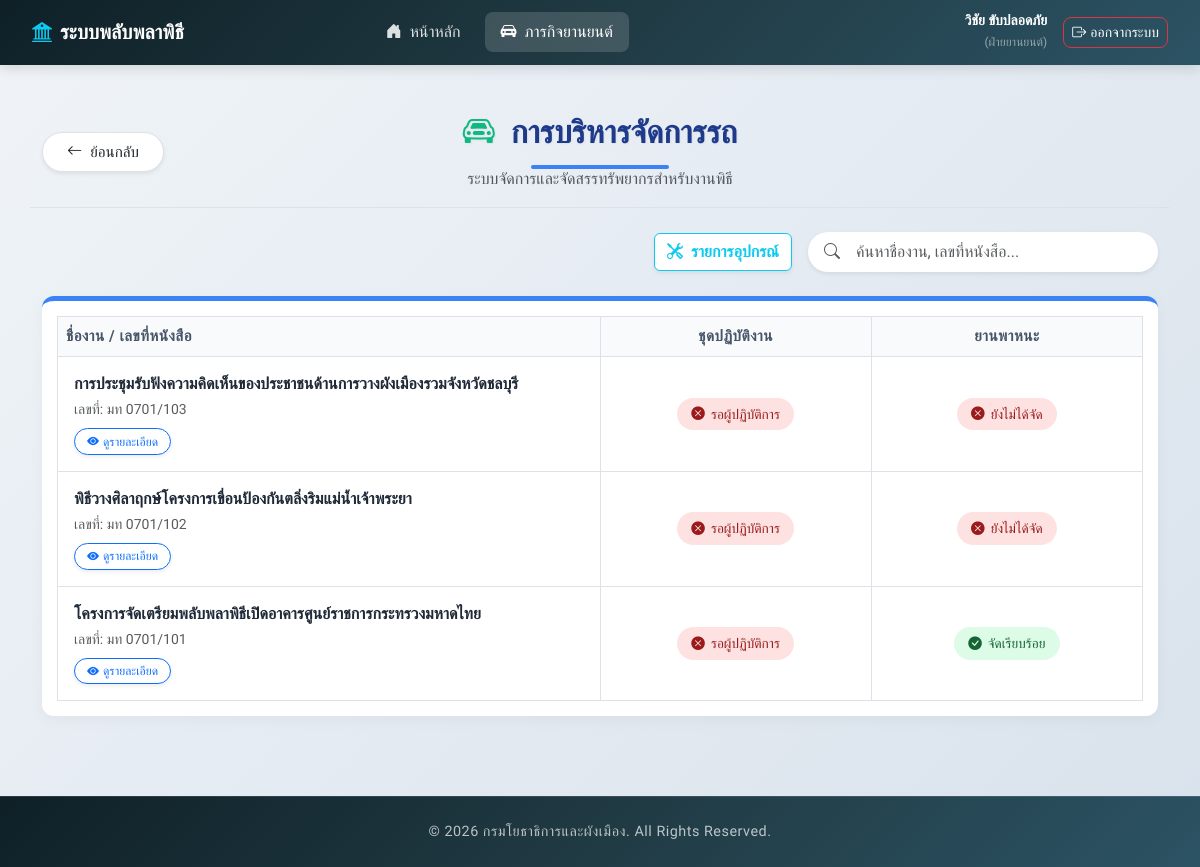
The app's page /select_mission.php (signed in) with its own data.
### tables this page shows
CREATE TABLE IF NOT EXISTS `documents` (
  `id` int(11) NOT NULL AUTO_INCREMENT,
  `fiscal_year` varchar(4) DEFAULT NULL,
  `doc_number` varchar(100) DEFAULT NULL,
  `source_doc_number` varchar(100) DEFAULT NULL,
  `doc_name` varchar(255) NOT NULL,
  `description` text DEFAULT NULL,
  `doc_detail` text DEFAULT NULL,
  `job_type` varchar(100) DEFAULT NULL,
  `job_type_other` varchar(255) DEFAULT NULL,
  `host_agency` varchar(255) DEFAULT NULL,
  `host_agency_affiliation` varchar(255) DEFAULT NULL,
  `coordinator` varchar(255) DEFAULT NULL,
  `coordinator_1_name` varchar(150) DEFAULT NULL,
  `coordinator_1_phone` varchar(50) DEFAULT NULL,
  `coordinator_2_name` varchar(150) DEFAULT NULL,
  `coordinator_2_phone` varchar(50) DEFAULT NULL,
  `job_id` varchar(50) DEFAULT NULL,
  `staff_id` int(11) DEFAULT NULL,
  `location` varchar(255) DEFAULT NULL,
  `venue_name` varchar(255) DEFAULT NULL,
  `venue_province` varchar(100) DEFAULT NULL,
  `venue_district` varchar(100) DEFAULT NULL,
  `venue_subdistrict` varchar(100) DEFAULT NULL,
  `event_start_date` date DEFAULT NULL,
  `event_end_date` date DEFAULT NULL,
  `pre_meeting_date` date DEFAULT NULL,
  `equipment_borrow_date` date DEFAULT NULL,
  `dpt_work_start` datetime DEFAULT NULL,
  `dpt_work_end` datetime DEFAULT NULL,
  `received_date` datetime DEFAULT NULL,
  `dpt_receive_number` varchar(100) DEFAULT NULL,
  `dpt_receive_date` date DEFAULT NULL,
  `division_receive_number` varchar(100) DEFAULT NULL,
  `division_receive_date` date DEFAULT NULL,
  `created_by` varchar(100) DEFAULT NULL,
  `sent_to` int(11) DEFAULT NULL,
  `created_at` timestamp NOT NULL DEFAULT CURRENT_TIMESTAMP,
  `updated_at` timestamp NOT NULL DEFAULT CURRENT_TIMESTAMP ON UPDATE CURRENT_TIMESTAMP,
  `doc_status` varchar(50) DEFAULT 'pending',
  `attachment_file` varchar(255) DEFAULT NULL,
  `remark` text DEFAULT NULL,
  `is_acknowledged` tinyint(1) NOT NULL DEFAULT 0,
  PRIMARY KEY (`id`),
  KEY `idx_documents_sent_to` (`sent_to`),
  KEY `idx_documents_doc_status` (`doc_status`)
);

### includes/auth.php (called while the page is built, shortened)
<?php
function current_user_role(): string
{
    return (string)($_SESSION['role'] ?? '');
}
function is_logged_in(): bool
{
    return !empty($_SESSION['user_id']);
}
function has_role(array|string $roles): bool
{
    $currentRole = current_user_role();
    return in_array($currentRole, $roles, true);
}
    ?>

### select_mission.php (the view, shortened to what this page needs)
<?php
require_once __DIR__ . '/includes/auth.php';
$conn = get_db();
$is_head = has_role([ROLE_HEAD_VEHICLE, ROLE_SUPER_ADMIN]);
$limit = 10;
$page = isset($_GET['page']) && is_numeric($_GET['page']) ? (int)$_GET['page'] : 1;
$offset = ($page - 1) * $limit;
$query = "
    SELECT d.*,
    -- นับเฉพาะคนที่อยู่ใน 'ฝ่ายปฏิบัติการ' และไม่ใช่ 'ผู้ประสานงาน' (sent_to)
    (
        SELECT COUNT(ja.id)
        FROM job_assignments ja
        INNER JOIN users u ON ja.staff_name = CONCAT(u.fname, ' ', u.lname)
        WHERE ja.job_id = d.id
          AND u.role IN ('staff_operation', 'head_operation')
          AND (d.sent_to IS NULL OR u.id != d.sent_to)
    ) as valid_team_count,
    (SELECT COUNT(va.id) FROM vehicle_assignments va WHERE va.job_id = d.id) as vehicle_count
    FROM documents d
    ORDER BY d.id DESC
    LIMIT :limit OFFSET :offset
";
$stmt = $conn->prepare($query);
$stmt->bindValue(':limit', $limit, PDO::PARAM_INT);
$stmt->bindValue(':offset', $offset, PDO::PARAM_INT);
$stmt->execute();
$documents = $stmt->fetchAll();
?>
<!DOCTYPE html>
<html lang="th">
<head>
    <link href="https://cdn.jsdelivr.net/npm/bootstrap@5.3.0/dist/css/bootstrap.min.css" rel="stylesheet">
    <link rel="stylesheet" href="https://cdn.jsdelivr.net/npm/bootstrap-icons@1.10.5/font/bootstrap-icons.css">
</head>
<body>
<?php include 'menu.php'; ?>
<div class="container py-5">
    <div class="row align-items-center mb-4 pb-3 border-bottom">
        <div class="col-12 col-md-3 text-start mb-3 mb-md-0">
            <a href="<?php echo $is_head ? 'home_head_vehicle.php' : 'home_vehicle.php'; ?>" class="btn btn-white border shadow-sm rounded-pill d-inline-flex align-items-center hover-primary transition-all px-4 py-2 bg-white" style="font-size: 0.95rem; font-weight: 500;">
                <i class="bi bi-arrow-left me-2"></i>ย้อนกลับ
            </a>
        </div>
        <div class="col-12 col-md-6 text-center">
            <h2 class="fw-bold page-header mb-0 pb-2"><i class="bi bi-car-front" style="color: #10b981;"></i> &nbsp;การบริหารจัดการรถ</h2>
            <p class="text-muted mt-2 mb-0">ระบบจัดการและจัดสรรทรัพยากรสำหรับงานพิธี</p>
        </div>
    </div>
    <div class="d-flex justify-content-center justify-content-md-end align-items-center gap-3 mb-4">
        <button type="button" class="btn btn-outline-info fw-bold shadow-sm bg-white" data-bs-toggle="modal" data-bs-target="#equipmentModal">
            <i class="bi bi-tools me-1"></i> รายการอุปกรณ์
        </button>
        <div class="position-relative w-100 search-container" style="max-width: 350px;">
            <span class="position-absolute top-50 start-0 translate-middle-y ms-3 text-muted"><i class="bi bi-search"></i></span>
            <input type="text" id="searchMission" class="form-control bg-white border-0 shadow-sm ps-5 py-2" style="border-radius: 20px;" placeholder="ค้นหาชื่องาน, เลขที่หนังสือ...">
        </div>
    </div>
    <div class="table-container">
        <div class="table-responsive">
            <table class="table table-bordered table-hover align-middle mb-0">
                <thead>
                    <tr>
                        <th scope="col" style="width: 40%;">ชื่องาน / เลขที่หนังสือ</th>
                        <th scope="col" class="text-center" style="width: 20%;">ชุดปฏิบัติงาน</th>
                        <th scope="col" class="text-center" style="width: 20%;">ยานพาหนะ</th>
                    </tr>
                </thead>
                <tbody>
                    <?php if (count($documents) > 0): ?>
                        <?php foreach($documents as $doc): ?>
                            <tr class="mission-item transition-all">
                                <td>
                                    <div class="doc-title">
                                        <?php echo htmlspecialchars($doc['doc_name']); ?>
                                    </div>
                                    <?php if(!empty($doc['doc_number'])): ?>
                                        <small class="text-muted d-block mt-1">
                                            เลขที่: <?php echo htmlspecialchars($doc['doc_number']); ?>
                                        </small>
                                    <?php endif; ?>
                                    <button type="button" class="btn btn-sm btn-outline-primary rounded-pill d-inline-flex align-items-center shadow-sm mt-2"
                                            data-bs-toggle="modal" data-bs-target="#viewDocModal<?php echo $doc['id']; ?>"
                                            style="font-size: 0.75rem; padding: 0.2rem 0.75rem; border-width: 1px; transition: all 0.2s;">
                                        <i class="bi bi-eye-fill me-1"></i> ดูรายละเอียด
                                    </button>
                                </td>
                                <td class="text-center">
                                    <?php if($doc['valid_team_count'] > 0): ?>
                                        <div class="status-badge status-success">
                                            <i class="bi bi-check-circle-fill"></i> จัดชุดแล้ว
                                        </div>
                                    <?php else: ?>
                                        <div class="status-badge status-danger">
                                            <i class="bi bi-x-circle-fill"></i> รอผู้ปฏิบัติการ
                                        </div>
                                    <?php endif; ?>
                                </td>
                                <td class="text-center">
                                    <?php if($doc['vehicle_count'] > 0): ?>
                                        <div class="status-badge status-success">
                                            <i class="bi bi-check-circle-fill"></i> จัดเรียบร้อย
                                        </div>
                                    <?php else: ?>
                                        <div class="status-badge status-danger">
                                            <i class="bi bi-x-circle-fill"></i> ยังไม่ได้จัด
                                        </div>
                                    <?php endif; ?>
                                </td>
                            </tr>
                        <?php endforeach; ?>
                    <?php endif; ?>
                </tbody>
            </table>
        </div>
    </div>
</div>
<?php include 'footer.php'; ?>
</body>
</html>

### select_mission.php (style rules this page uses)
body { background: linear-gradient(135deg, #f0f4f8 0%, #d9e2ec 100%); font-family: 'Prompt', sans-serif; min-height: 100vh; }
.page-header { color: #1e3a8a; text-shadow: 1px 1px 2px rgba(0,0,0,0.05); position: relative; display: inline-block; }
.page-header::after { content: ''; position: absolute; width: 50%; height: 4px; background: #3b82f6; bottom: -10px; left: 25%; border-radius: 2px; }
.table-container { background-color: #ffffff; border-radius: 12px; box-shadow: 0 4px 15px rgba(0,0,0,0.04); border-top: 5px solid #3b82f6; padding: 15px; margin-bottom: 2rem; }
.table { min-width: 900px; }
.table th { background-color: #f8fafc; color: #475569; font-size: 0.95rem; text-transform: uppercase; letter-spacing: 0.5px; vertical-align: middle; }
.table td { vertical-align: middle; padding: 1rem; }
.doc-title { color: #1f2937; font-weight: 600; line-height: 1.4; }
.status-badge { display: inline-flex; align-items: center; justify-content: center; gap: 6px; padding: 6px 14px; border-radius: 50rem; font-size: 0.85rem; font-weight: 500; white-space: nowrap; }
.status-success { background-color: #dcfce7; color: #166534; }
.status-danger { background-color: #fee2e2; color: #991b1b; }
.transition-all { transition: all 0.2s ease; }

### footer.php (style rules this page uses)
html { height: 100%; }
body { font-family: 'Prompt', sans-serif; background-color: #f0f2f5; display: flex; flex-direction: column; min-height: 100vh; margin: 0; }

### records on screen
documents: doc_name "การประชุมรับฟังความคิดเห็นของประชาชนด้านการวางผังเมืองรวมจังหวัดชลบุรี", doc_number "มท 0701/103", shows "ยังไม่ได้จัด"
documents: doc_name "พิธีวางศิลาฤกษ์โครงการเขื่อนป้องกันตลิ่งริมแม่น้ำเจ้าพระยา", doc_number "มท 0701/102", shows "ยังไม่ได้จัด"
documents: doc_name "โครงการจัดเตรียมพลับพลาพิธีเปิดอาคารศูนย์ราชการกระทรวงมหาดไทย", doc_number "มท 0701/101", $doc['id'] 1 (drawn), shows "จัดเรียบร้อย"

### other values on screen
$user_display_name "วิชัย ขับปลอดภัย"
$role_name "ฝ่ายยานยนต์"
